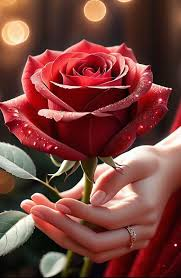
#> input picture Image processing training/change in image/images.jpg, 181 x 278 px
$ python negative-image.py
#> lines starting #> are read from the running program, lines starting #| are printed output that depends on the picture
import cv2
img= cv2.imread("images.jpg")
#> img is the input picture: shape (278, 181, 3); mean B, G, R 59.9, 65.9, 119.6
negative = cv2.bitwise_not(img)
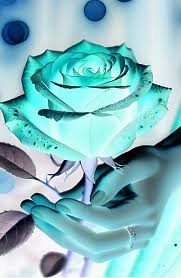
#> negative: shape (278, 181, 3); mean B, G, R 195.1, 189.1, 135.4
cv2.imshow("org",img)
cv2.imshow("negative",negative)
cv2.waitKey(0)
